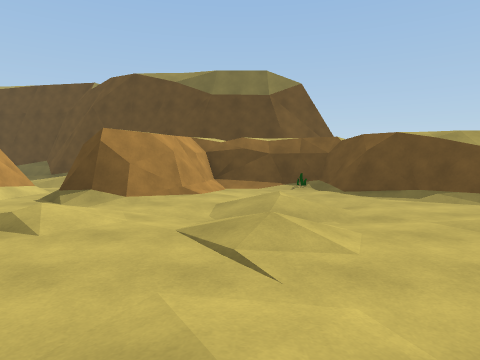
view 1 (above)

20 first-person views from a walk through a Unity game level. The camera is 1.4 m above the floor, tilts 4° down and sees 75° across. The floor is counted in squares, 2 m on a side. Each view is taken from the middle of a square. On the plan, view 1 faces up. The plan holds only what a view shows up to about 10 squares ahead; the rest is blank. The place goes on beyond the plan. Some surface patterns are stand-ins.

view 2
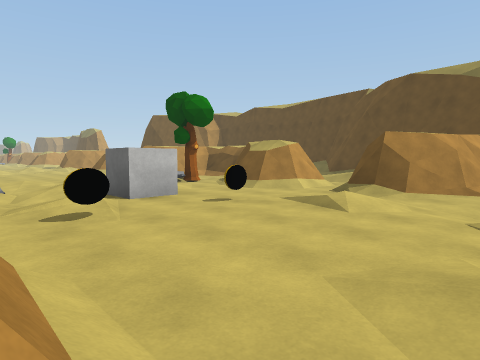

view 3
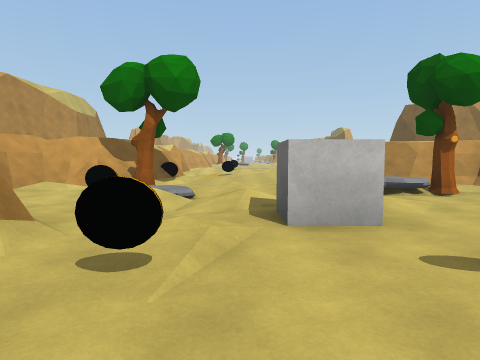

view 4
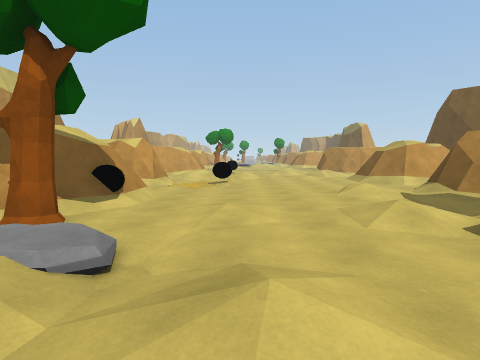

view 5
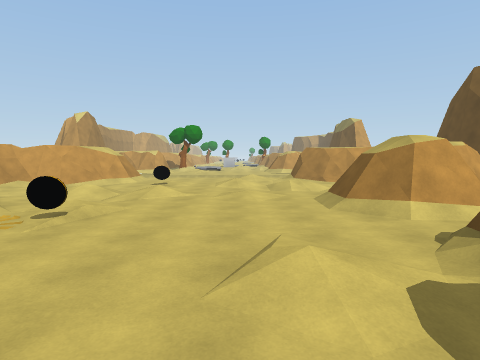

view 6
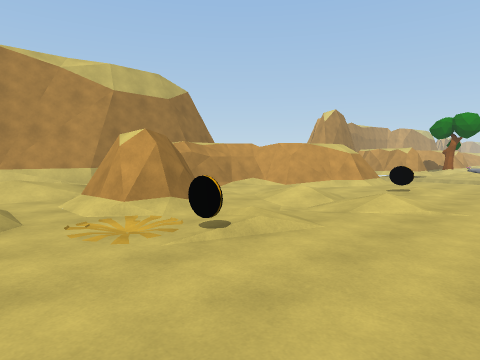

view 7
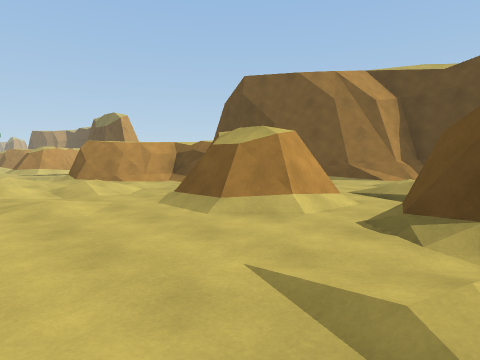

view 8
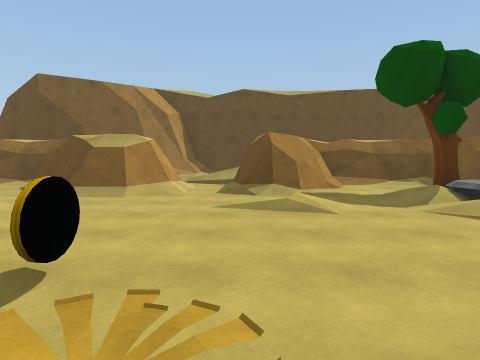

view 9
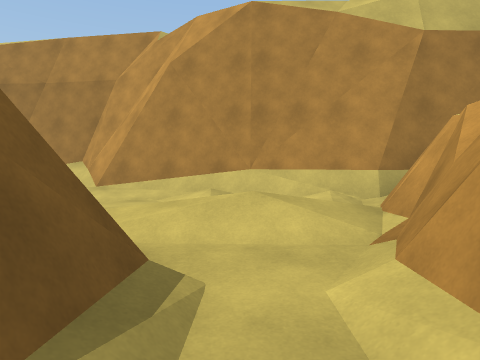

view 10
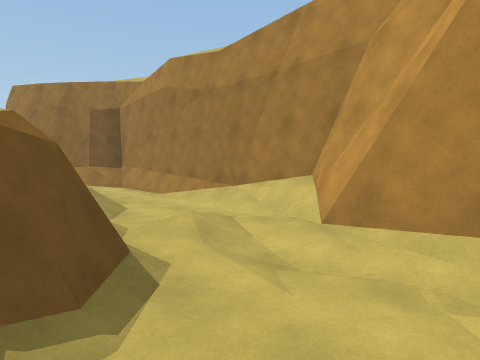

view 11
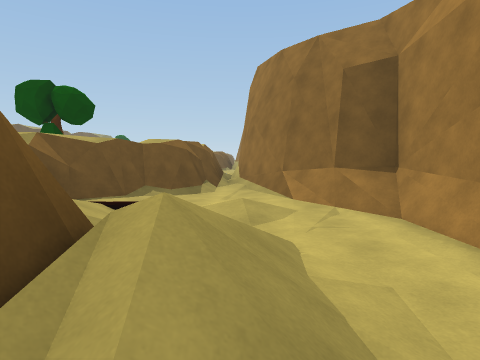

view 12
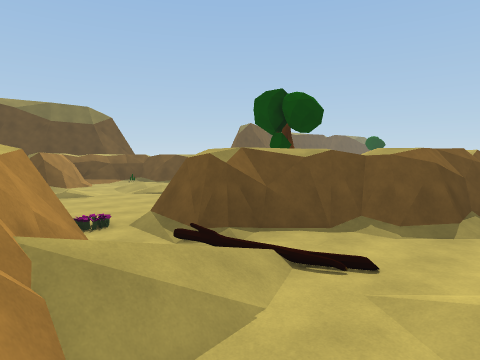

view 13
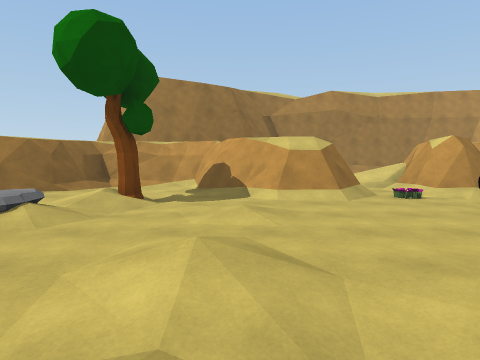

view 14
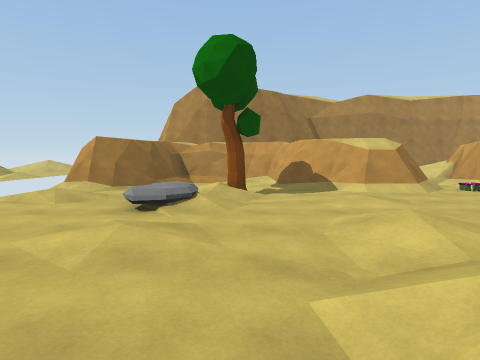

view 15
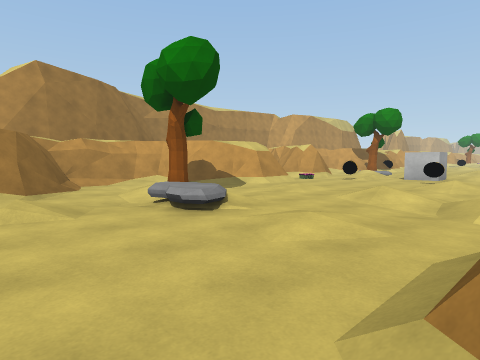

view 16
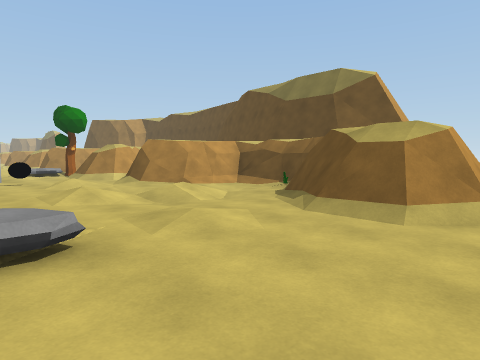

view 17
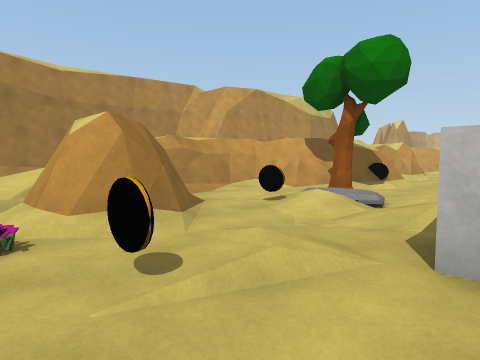

view 18
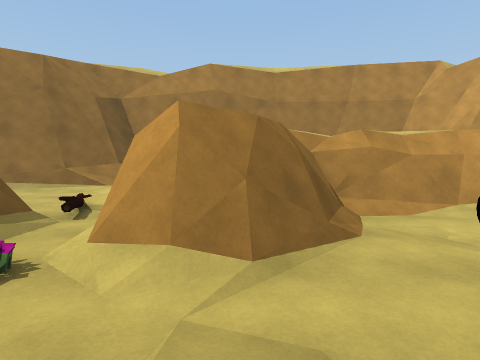

view 19
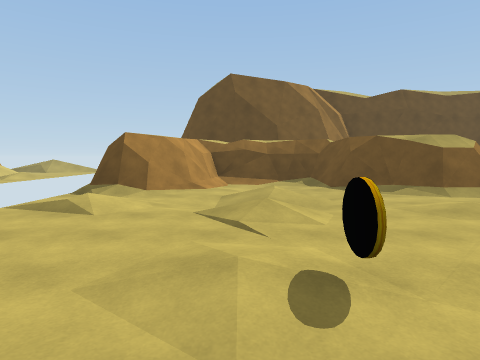

view 20
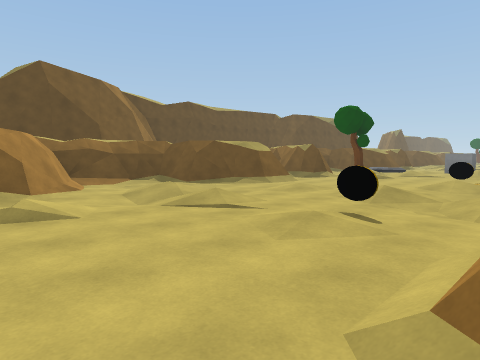

### Floor plan
Key: @ floor where view 1 was taken; # wall or solid block; . main floor; : floor 0.25 m higher than the main floor; - floor 0.25 m lower than the main floor; + floor 0.5 m higher than the main floor; / step, stairs or slope; O other object.
Columns run from 23 left of view 1 to 6 right of it. Each row starts with its distance up from view 1.
 13         #
 12        ##
 11       ##/
 10        ..
  9       /..
  8   ##### ./  ####  :+  ####
  7   #..####.  #..####.  #.O####
  6 ###.-/###.###.-/###.###.-/###
  5 ##../-.##.##..O-.##.##.././##.
  4 ..--/.......--O......:-.-.....
  3 ...:..:......:..:..O.:.:..:...
  2 .................OO......./...
  1 ...:O.:..O...:..:......:..+O:.
  0 .....-.-..O..../.-.O...@.-/-:.
 -1 .##/. ..##.##/O/O.##O##/.O..##
 -2   ##/--/##.###/--/##.###/../##
 -3    ##.. ##.####..###O####..##
 -4     #####+/:.######//..#####
 -5         #..../#  ##..../###
 -6        ###/.....////::..###
 -7          ####/........###
 -8             ###//////##
 -9               ########

Positions as (right, up) in squares from view 1, and headings:
1: (0, 0), facing up
2: (0, -1), facing up-left
3: (-2, 1), facing left
4: (-6, 1), facing left
5: (-10, 3), facing left
6: (-12, 3), facing down-left
7: (-12, 2), facing up-left
8: (-13, -1), facing up
9: (-13, -1), facing down
10: (-12, -4), facing down-right
11: (-7, -6), facing right
12: (-5, -6), facing up-right
13: (0, 5), facing down
14: (2, 6), facing down
15: (6, 5), facing down-left
16: (6, 1), facing up-left
17: (-3, 2), facing down-left
18: (-5, 1), facing down
19: (-20, -1), facing up
20: (-23, -1), facing up-right
